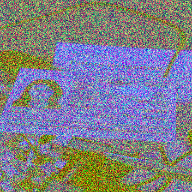
#> input picture data/original_images/GICSD_11_1_33.png, 192 x 192 px
$ python -i predict.py   (imports and definitions only)
#> lines starting #> are read from the running program, lines starting #| are printed output that depends on the picture
"""
Operationalization
Make a predict.py module and write a function that accepts the original
RGB (3-channel) images and goes through the Feature Engineering and
Inference pipelines to yield the predicted result.
"""

from google.cloud import automl_v1beta1 as automl
from google.cloud.automl_v1beta1.proto import service_pb2
import json, os
from cv2 import cv2

# load configurations
# [2 lines not run here, left out]
# [1 line that did not run here, left out]

# [1 line that did not run here, left out]
# [1 line that did not run here, left out]
# [1 line that did not run here, left out]
# os.environ['GOOGLE_APPLICATION_CREDENTIALS']="[PATH]"

def process_image(infile_path,outfile_path):
    """convert RGB image to  1x channel, add gaussian filter and write to file"""
#> called with infile_path = 'data/original_images/GICSD_11_1_33.png', outfile_path = 'out.png'
    from scipy.ndimage import gaussian_filter
    #convert RGB img to numpy.array
    if os.path.exists(infile_path):
        img = cv2.imread(infile_path)
#> img is the input picture: shape (192, 192, 3); mean B, G, R 138.2, 126.9, 126.8
        # as cv2 is BGR
        img = cv2.cvtColor(img, cv2.COLOR_BGR2RGB)
        #convert to 1x channel image (grayscale)
        new_img = cv2.cvtColor(img, cv2.COLOR_BGR2GRAY)
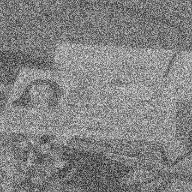
#> new_img: shape (192, 192); min 21, max 229, mean 130.3
        # add gaussian blur to remove noise
        new_img = gaussian_filter(new_img, sigma=2)
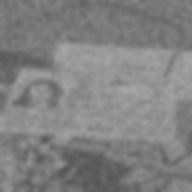
#> new_img: shape (192, 192); min 84, max 167, mean 129.3
        cv2.imwrite(outfile_path, new_img)
    else:
        print(infile_path, 'does not exist') # log err
        raise FileNotFoundError

def get_prediction(content):
    # 'content' is base-64-encoded image data.
    prediction_client = automl.PredictionServiceClient()
    name = 'projects/{}/locations/us-central1/models/{}'.format(project_id, model_id)
    payload = {'image': {'image_bytes': content }}
    params = {}
    request = prediction_client.predict(name, payload, params)
    return request

# [31 lines not run here, left out]

>>> result = process_image('data/original_images/GICSD_11_1_33.png', 'out.png')

$ run again, on data/original_images/GICSD_13_9_273.png
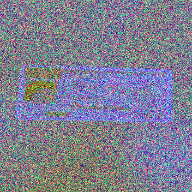
#> input picture data/original_images/GICSD_13_9_273.png, 192 x 192 px
#> in process_image, img is the input picture: shape (192, 192, 3); mean B, G, R 146.6, 127, 126.7
#> in process_image, `new_img = cv2.cvtColor(img, cv2.COLOR_BGR2GRAY)`:
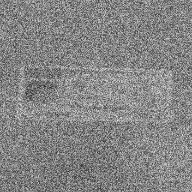
#> new_img: shape (192, 192); min 22, max 231, mean 132.8
#> in process_image, `new_img = gaussian_filter(new_img, sigma=2)`:
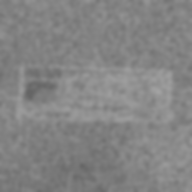
#> new_img: shape (192, 192); min 101, max 162, mean 131.8

$ run again, on data/original_images/GICSD_15_2_73.png
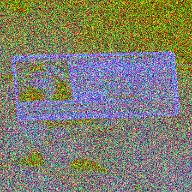
#> input picture data/original_images/GICSD_15_2_73.png, 192 x 192 px
#> in process_image, img is the input picture: shape (192, 192, 3); mean B, G, R 110.6, 127.2, 126.9
#> in process_image, `new_img = cv2.cvtColor(img, cv2.COLOR_BGR2GRAY)`:
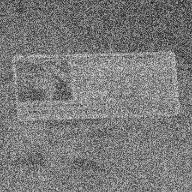
#> new_img: shape (192, 192); min 21, max 232, mean 122.2
#> in process_image, `new_img = gaussian_filter(new_img, sigma=2)`:
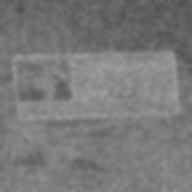
#> new_img: shape (192, 192); min 81, max 158, mean 121.2

$ run again, on data/original_images/GICSD_16_1_33.png
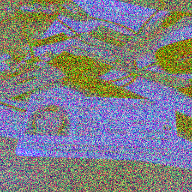
#> input picture data/original_images/GICSD_16_1_33.png, 192 x 192 px
#> in process_image, img is the input picture: shape (192, 192, 3); mean B, G, R 134.4, 126.9, 127.2
#> in process_image, `new_img = cv2.cvtColor(img, cv2.COLOR_BGR2GRAY)`:
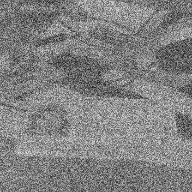
#> new_img: shape (192, 192); min 19, max 239, mean 129.2
#> in process_image, `new_img = gaussian_filter(new_img, sigma=2)`:
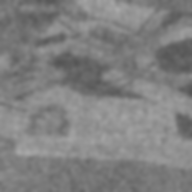
#> new_img: shape (192, 192); min 84, max 169, mean 128.2
